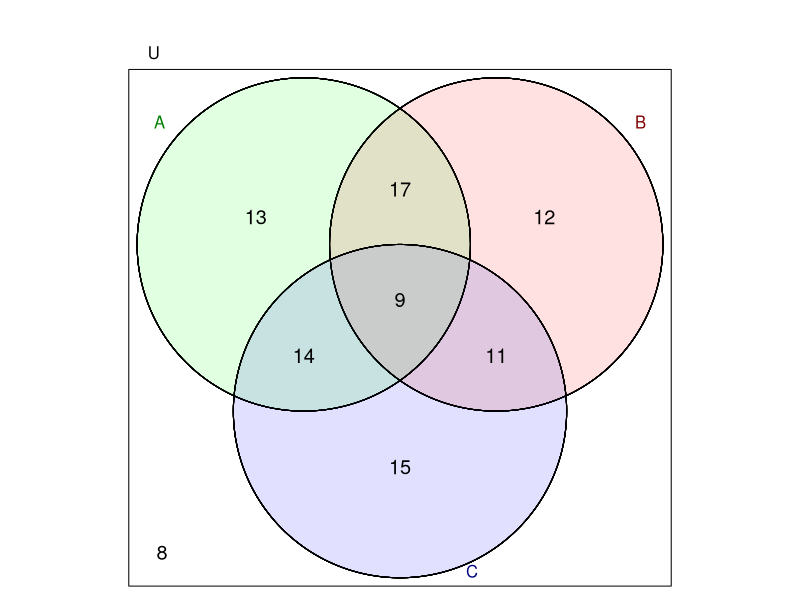

This figure's R source:
## ---- chunk 1
while(T){
    N = sample(40:100,1)
    A = sample(c(F,T),N,T)
    B = sample(c(F,T),N,T)
    C = sample(c(F,T),N,T)
    # basic regions: abc, abnc, anbc, nabc, anbnc, nabnc, nanbc, nanbnc
    # by binary...
    # na_nb_nc, a_nb_nc, na_b_nc, a_b_nc, na_nb_c, a_nb_c, na_b_c, a_b_c
    cnts = rep(0,8)
    for(i in 1:N){
        wo = 1*A[i]+2*B[i]+4*C[i]
        cnts[wo+1] = cnts[wo+1]+1
    }
    if(min(cnts)>0 && length(unique(cnts))==8){break}
}

# single regions
sr = c("A'\\cap B' \\cap C'", # na_nb_nc
       "A \\cap B' \\cap C'", # a_nb_nc
       "A'\\cap B  \\cap C'", # na_b_nc
       "A\\cap B \\cap C'", # a_b_nc
       "A'\\cap B' \\cap C", # na_nb_c
       "A \\cap B' \\cap C", # a_nb_c
       "A' \\cap B \\cap C", # na_b_c
       "A \\cap B \\cap C" # a_b_c
)
nsr = cnts

na_nb_nc = nsr[1]
a_nb_nc = nsr[2]
na_b_nc = nsr[3]
a_b_nc = nsr[4]
na_nb_c = nsr[5]
a_nb_c = nsr[6]
na_b_c = nsr[7]
a_b_c = nsr[8]

a = a_nb_nc+a_b_nc+a_nb_c+a_b_c
b = na_b_nc+a_b_nc+na_b_c+a_b_c
c = na_nb_c+a_nb_c+na_b_c+a_b_c

aIb = a_b_nc+a_b_c
aIc = a_nb_c+a_b_c
bIc = na_b_c+a_b_c

aUb = a+b-aIb
aUc = a+c-aIc
bUc = b+c-bIc

# 1na_nb_nc, 2a_nb_nc, 3na_b_nc, 4a_b_nc, 5na_nb_c, 6a_nb_c, 7na_b_c, 8a_b_c
dr = c("A \\cap B","B \\cap C","A \\cap C",
       "A \\cap B'","B \\cap C'","A \\cap C'",
       "A' \\cap B","B' \\cap C","A' \\cap C",
       "A' \\cap B'","B' \\cap C'","A' \\cap C'")
ndr = c(aIb,bIc,aIc,
        a_nb_nc+a_nb_c,na_b_nc+a_b_nc,a_nb_nc+a_b_nc,
        na_b_nc+na_b_c,na_nb_c+a_nb_c,na_nb_c+na_b_c,
        na_nb_c+na_nb_nc,a_nb_nc+na_nb_nc,na_b_nc+na_nb_nc)

si = c("A","B","C","A'","B'","C'")
nsi = c(a,b,c,N-a,N-b,N-c)

us = c("A \\cup B","A \\cup C","B \\cup C",
       "A \\cup B'","A \\cup C'","B \\cup C'",
       "A' \\cup B","A' \\cup C","B' \\cup C",
       "A' \\cup B'","A' \\cup C'","B' \\cup C'")
nus = c(aUb,aUc,bUc,
        a+na_nb_c+na_nb_nc,a+na_b_nc+na_nb_nc,b+a_nb_nc+na_nb_nc,
        b+na_nb_c+na_nb_nc,c+na_b_nc+na_nb_nc,c+a_nb_nc+na_nb_nc,
        N-aIb,N-aIc,N-bIc)

nu = c("(A \\cup B)'","(A \\cup C)'","(B \\cup C)'",
       "(A \\cap B)'","(A \\cap C)'","(B \\cap C)'")
nnu = c(na_nb_c+na_nb_nc,na_b_nc+na_nb_nc,a_nb_nc+na_nb_nc,
        N-aIb,N-aIc,N-bIc)

exs = c(sr,dr,si,us,nu)
nums = c(nsr,ndr,nsi,nus,nnu)

wi = sample(1:length(exs),1)

ex1 = exs[wi]
num1 = nums[wi]

## ---- chunk 2
par(mar=c(0,0,0,0),pty="s")
plot(0,0,"n",axes=F,ann=F,xlim=c(-1,1),ylim=c(-1,1))
R1 = 0.4
R2 = 1-R1
x1c = cos(pi/6)*R1
y1c = sin(pi/6)*R1
x2c = cos(5*pi/6)*R1
y2c = sin(5*pi/6)*R1
x3c = cos(9*pi/6)*R1
y3c = sin(9*pi/6)*R1
th = seq(0,2*pi,pi/100)
x1 = x1c+R2*cos(th)
y1 = y1c+R2*sin(th)
x2 = x2c+R2*cos(th)
y2 = y2c+R2*sin(th)
x3 = x3c+R2*cos(th)
y3 = y3c+R2*sin(th)
for(i in 1:10){
    polygon(x1,y1,col=rgb(1,0,0,0.01))
    polygon(x2,y2,col=rgb(0,1,0,0.01))
    polygon(x3,y3,col=rgb(0,0,1,0.01))
}
text((R1+R2)*cos(5*pi/6),(R1+R2)*sin(5*pi/6),"A",col=rgb(0,0.5,0),adj=c(0.5,-2.5))
text((R1+R2)*cos(pi/6),(R1+R2)*sin(pi/6),"B",col=rgb(0.5,0,0),adj=c(0.5,-2.5))
text(0,-(R1+R2),"C",col=rgb(0,0,0.5),adj=c(-5.5,0))

xs = c(x1,x2,x3)
ys = c(y1,y2,y3)
b = 0.03
polygon(c(min(xs)-b,min(xs)-b,max(xs)+b,max(xs)+b),c(min(ys)-b,max(ys)+b,max(ys)+b,min(ys)-b))

text(min(xs)+2*b,max(ys)+3*b,"U")

# na_nb_nc, a_nb_nc, na_b_nc, a_b_nc, na_nb_c, a_nb_c, na_b_c, a_b_c

r1 = 0.6
r2 = 0.4
xts = c(min(xs)+3*b, # na_nb_nc
        r1*cos(5*pi/6), #a_nb_nc
        r1*cos(pi/6), #na_b_nc
        r2*cos(pi/2), #a_b_nc
        r1*cos(3*pi/2), #na_nb_c
        r2*cos(7*pi/6), #a_nb_c
        r2*cos(11*pi/6),
        0)

yts = c(min(ys)+3*b, # na_nb_nc
        r1*sin(5*pi/6), #a_nb_nc
        r1*sin(pi/6), #na_b_nc
        r2*sin(pi/2), #a_b_nc
        r1*sin(3*pi/2), #na_nb_c
        r2*sin(7*pi/6), #a_nb_c
        r2*sin(11*pi/6),
        0)

for(i in 1:8){
    text(xts[i],yts[i],cnts[i],cex=1.2)
}
